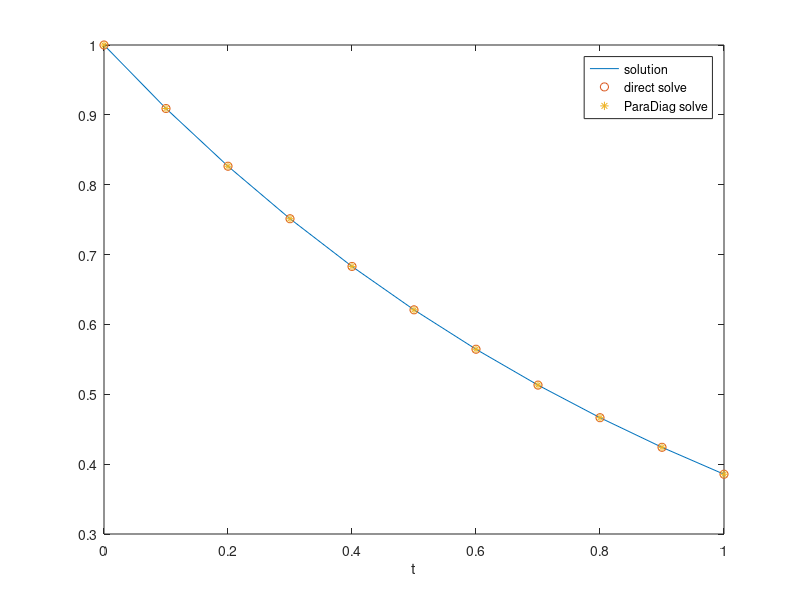

The MATLAB script that drew this image:
N=10; e=ones(N,1);                              % problem parameters
T=1; dt=T/N; t=0:dt:T;
la=-1; u0=1;
A=spdiags([-e/dt e/dt-la],[-1 0],N,N);          % time stepping matrix
f=zeros(N,1); f(1)=u0/dt;
ue=A\f;                                         % exact solution 
al=0.1; At=A; At(1,end)=al*At(2,1);             % make alpha-cyclic
D=spdiags(al.^((0:N-1)'/N),0,N,N);              % diagonal scaling
L=spdiags(conj(fft([0;1;zeros(N-2,1)])),0,N,N); % eigenvalues
u=zeros(N,1); up=u;                             % initial guess
K=5;
for k=1:K+1
  plot(t,[u0;real(ue)],'-',t,[u0;real(u)],'o',t,[u0;real(up)],'*');
  xlabel('t'); legend('solution','direct solve','ParaDiag solve');
  err(k)=(norm(ue-u));errp(k)=(norm(ue-up));    % compute errors
  pause
  u=u+At\(f-A*u);                               % u direct and up ParaDiag  
  up=up+dt*al^(-1/N)*inv(D)*fft((al^(-1/N)*(1-la*dt)*eye(N)-L)\ifft(D*(f-A*up)));
end;